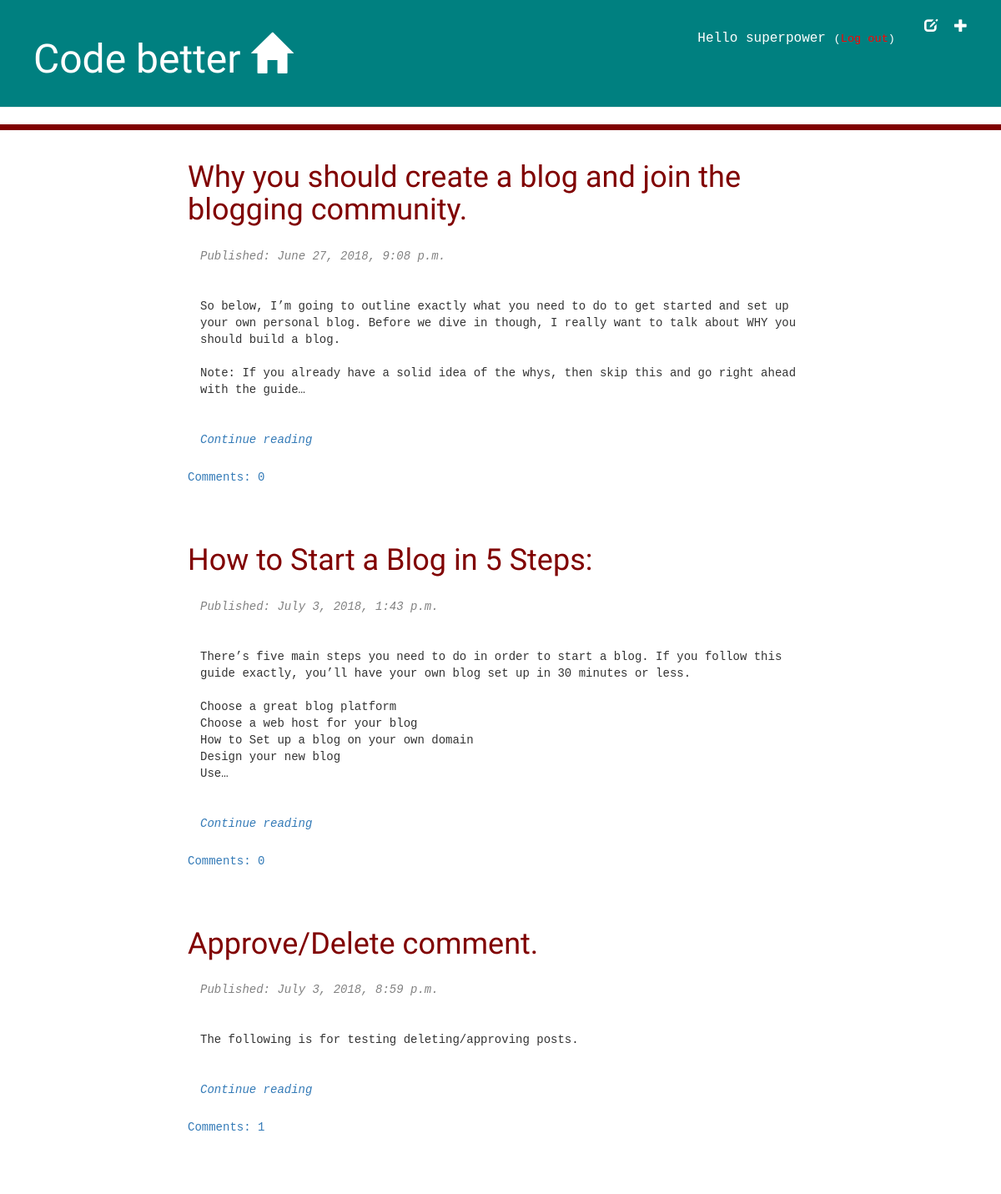
The app's page / (signed in) with its own data.
### blog/models.py (models this page shows, shortened)
class Post(models.Model):
	author=models.ForeignKey('auth.User', on_delete=models.CASCADE)
	title=models.CharField(max_length=200)
	text=models.TextField()
	created_date=models.DateTimeField(
		default=timezone.now)
	published_date=models.DateTimeField(blank=True, null=True)
	def approved_comments(self):
		return self.comments.filter(approved_comment=True)

### blog/views.py (the view)
# urls.py: url(r'^$', views.post_list, name='post_list'),
def post_list(request):
	posts=Post.objects.filter(published_date__lte=timezone.now()).order_by('published_date')
	return render(request, 'blog/post_list.html', {'posts':posts})

### blog/templates/blog/post_list.html
{% extends 'blog/base.html' %}
{% block content %}
            {% for post in posts %}
                <div class="post">
                    <h1><a href="{% url 'post_detail' pk=post.pk %}">{{ post.title }}</a></h1>
                    <div class="date">
                        <em><p>Published: {{ post.published_date }}</p></em>
                    </div>
                    <p>{{ post.text|linebreaksbr|truncatechars:300 }}</p>
                    <p>
                    <em><a href="{% url 'post_detail' pk=post.pk %}">Continue reading</a></em>
                </p>
               <a href="{% url 'post_detail' pk=post.pk %}">Comments: {{ post.approved_comments.count }}</a>
                </div>
            {% endfor %}
      {% endblock %}

### blog/templates/blog/base.html (shortened to what this page needs)
<!DOCTYPE html>
{% load staticfiles %}
<html>
    <head>
    	<link rel="stylesheet" href="https://maxcdn.bootstrapcdn.com/bootstrap/3.3.7/css/bootstrap.min.css" >
    	<link rel="stylesheet" href="https://maxcdn.bootstrapcdn.com/bootstrap/3.3.7/css/bootstrap-theme.min.css" >
    	<link rel="stylesheet" href="{% static '/css/blog.css' %}">
    </head>
    <body>
   <div class="page-header">
    {% if user.is_authenticated %}
    <a href="{% url 'post_new' %}" class="top-menu"><span class="glyphicon glyphicon-plus"></span></a>
    <a href="{% url 'post_draft_list' %}" class="top-menu"><span class="glyphicon glyphicon-edit"></span></a>
    <p class="top-menu" >Hello {{ user.username }} <small>(<a href="{% url 'logout' %}"style="color: red">Log out</a>)</small></p>
    {% else %}
     <a href="{% url 'login' %}" class="top-menu">Login <span class="glyphicon glyphicon-lock"></span></a>
    {% endif %}
        <h1 ><a href="/">Code better <span class="glyphicon glyphicon-home"></span></a></h1>
     </div>   <hr class="hr-line">
    <div class="content container">
        <div class="row">
            <div class="col-md-8 col-md-offset-2">
            {% block content %}
            {% endblock %}
            </div>
        </div>
    </div>
    </body>
</html>

### blog/static/css/blog.css (style rules this page uses)
h1 a { color:yellow; font-family: Amita, cursive; }
p { padding: 15px; font-family: monospace; }
.page-header { background-color:#008080; margin-top: 0; padding: 20px 20px 20px 40px; }
.page-header h1, .page-header h1 a, .page-header h1 a:visited, .page-header h1 a:active { color: #ffffff; font-family: Amita,cursive; font-size: 36pt; text-decoration: none; }
.content { font-family: monospace; }
h1, h2, h3, h4 { font-family: Amita, cursive; }
.date { color: #828282; }
.top-menu, .top-menu:hover, .top-menu:visited { color: #ffffff; float: right; font-size: 12pt; margin-right: 20px; }
.post { margin-bottom: 70px; }
.post h1 { color: maroon; }
.post h1 a, .post h1 a:visited { color: maroon; }
.hr-line { display: block; height: 3px; border: 0; border-top: 7px solid maroon; margin: 1em 0; padding: 0; }

### records on screen
Post: title "Why you should create a blog and join the blogging community.", published_date "June 27, 2018, 9:08 p.m.", text "So below, I’m going to outline exactly what you need to do to get started and set up your own personal blog. Before we dive in though, I really want to talk about WHY you should build a blog. Note: If you already have a solid idea of the whys, then skip this and go right ahead with the guide…", approved_comments.count "0"
Post: title "How to Start a Blog in 5 Steps:", published_date "July 3, 2018, 1:43 p.m.", text "There’s five main steps you need to do in order to start a blog. If you follow this guide exactly, you’ll have your own blog set up in 30 minutes or less. Choose a great blog platform Choose a web host for your blog How to Set up a blog on your own domain Design your new blog Use…", approved_comments.count "0"
Post: title "Approve/Delete comment.", published_date "July 3, 2018, 8:59 p.m.", text "The following is for testing deleting/approving posts.", approved_comments.count "1"

### other values on screen
{{ user.username }} "superpower"
